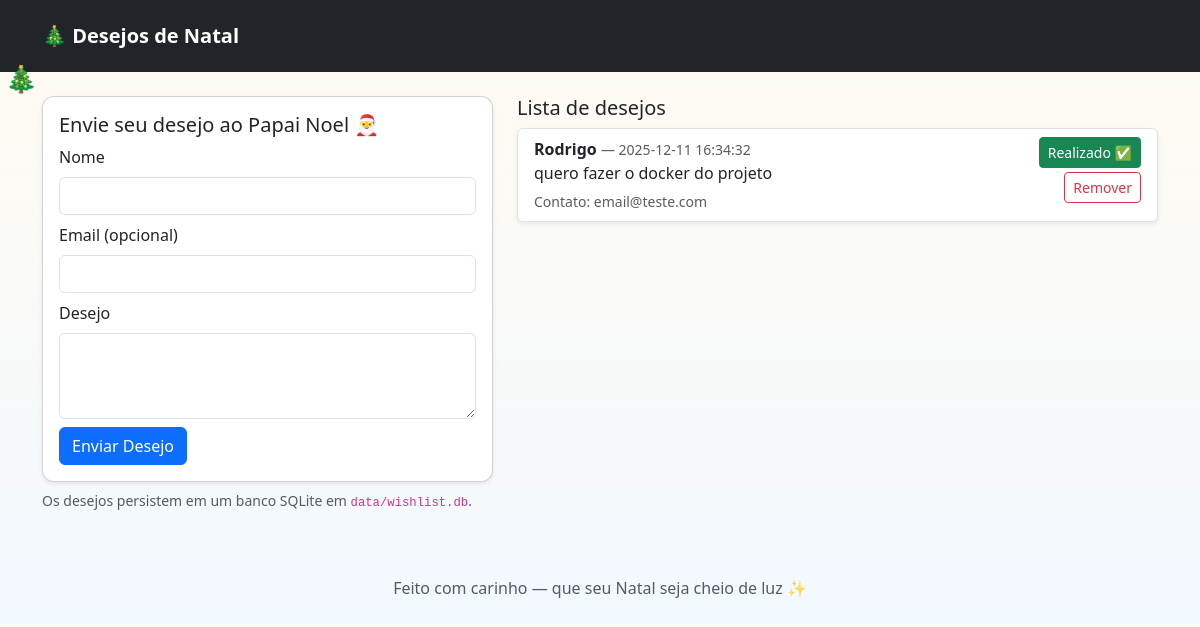
Before: / with the older database file.
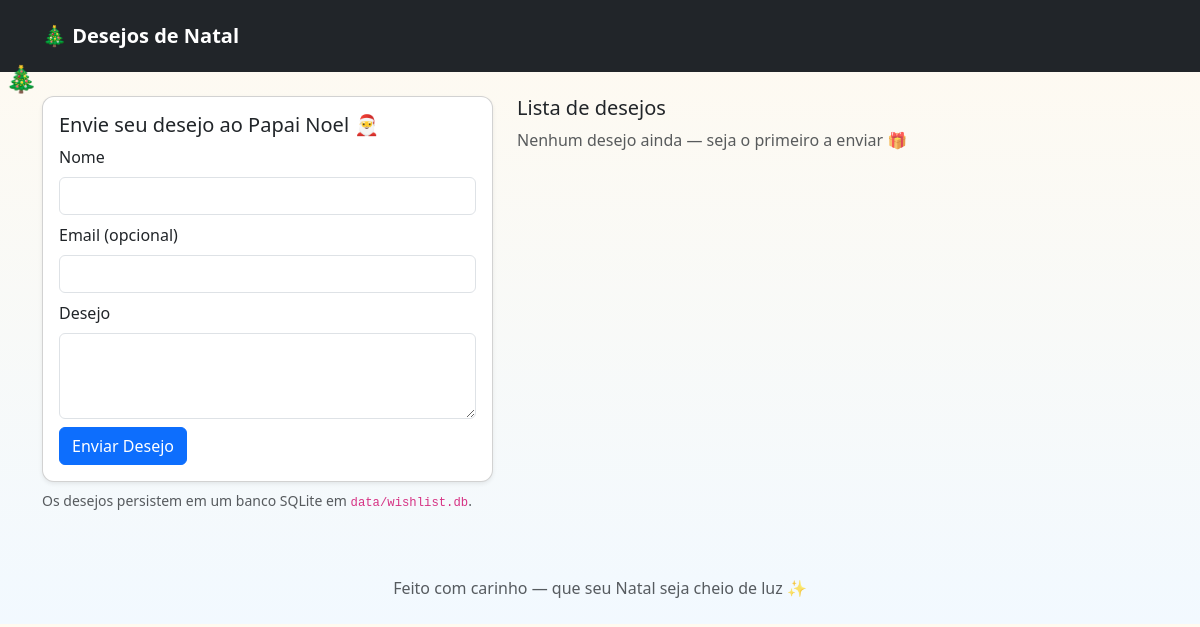
After: the same page with the newer database file.
### tables this page shows
CREATE TABLE wishes (
                id INTEGER PRIMARY KEY AUTOINCREMENT,
                name TEXT NOT NULL,
                email TEXT,
                wish_text TEXT NOT NULL,
                fulfilled INTEGER DEFAULT 0,
                created_at TIMESTAMP DEFAULT CURRENT_TIMESTAMP
            );

### app.py (the view)
@app.route("/", methods=["GET"])
def index():
    conn = get_db_connection()
    wishes = conn.execute("SELECT * FROM wishes ORDER BY created_at DESC").fetchall()
    conn.close()
    return render_template("index.html", wishes=wishes)

### app.py (called while the page is built)
def get_db_connection():
    conn = sqlite3.connect(DB_PATH)
    conn.row_factory = sqlite3.Row
    return conn

### templates/index.html
{% extends "base.html" %}
{% block content %}
  <div class="row">
    <div class="col-md-5">
      <div class="card shadow-sm">
        <div class="card-body">
          <h5 class="card-title">Envie seu desejo ao Papai Noel 🎅</h5>
          <form action="{{ url_for('add_wish') }}" method="post">
            <div class="mb-2">
              <label class="form-label">Nome</label>
              <input class="form-control" name="name" required />
            </div>
            <div class="mb-2">
              <label class="form-label">Email (opcional)</label>
              <input class="form-control" name="email" type="email" />
            </div>
            <div class="mb-2">
              <label class="form-label">Desejo</label>
              <textarea class="form-control" name="wish_text" rows="3" required></textarea>
            </div>
            <div class="d-flex gap-2">
              <button class="btn btn-primary">Enviar Desejo</button>
            </div>
          </form>
        </div>
      </div>
      <p class="mt-2 small text-muted">Os desejos persistem em um banco SQLite em <code>data/wishlist.db</code>.</p>
    </div>
    <div class="col-md-7">
      <h5>Lista de desejos</h5>
      {% if wishes %}
        <div class="list-group">
          {% for w in wishes %}
            <div class="list-group-item mb-2 shadow-sm">
              <div class="d-flex justify-content-between">
                <div>
                  <strong>{{ w['name']|e }}</strong>
                  <small class="text-muted"> — {{ w['created_at'] }}</small>
                  <p class="mb-1">{{ w['wish_text']|e }}</p>
                  {% if w['email'] %}
                    <small class="text-muted">Contato: {{ w['email']|e }}</small>
                  {% endif %}
                </div>
                <div class="text-end">
                  {% if w['fulfilled'] %}
                    <form method="post" action="{{ url_for('toggle_fulfilled', wish_id=w['id']) }}">
                      <button class="btn btn-sm btn-success mb-1">Realizado ✅</button>
                    </form>
                  {% else %}
                    <form method="post" action="{{ url_for('toggle_fulfilled', wish_id=w['id']) }}">
                      <button class="btn btn-sm btn-outline-success mb-1">Marcar como realizado</button>
                    </form>
                  {% endif %}
                  <form method="post" action="{{ url_for('delete_wish', wish_id=w['id']) }}" onsubmit="return confirm('Remover desejo?');">
                    <button class="btn btn-sm btn-outline-danger">Remover</button>
                  </form>
                </div>
              </div>
            </div>
          {% endfor %}
        </div>
      {% else %}
        <p class="text-muted">Nenhum desejo ainda — seja o primeiro a enviar 🎁</p>
      {% endif %}
    </div>
  </div>
{% endblock %}

### templates/base.html (shortened to what this page needs)
<!doctype html>
<html lang="pt-BR">
  <head>
    <link href="https://cdn.jsdelivr.net/npm/bootstrap@5.3.2/dist/css/bootstrap.min.css" rel="stylesheet">
    <link rel="stylesheet" href="{{ url_for('static', filename='style.css') }}">
  </head>
  <body>
    <nav class="navbar navbar-expand-lg navbar-dark bg-dark p-3">
      <div class="container">
        <a class="navbar-brand" href="{{ url_for('index') }}">🎄 Desejos de Natal</a>
      </div>
    </nav>
    <main class="container my-4">
      {% block content %}{% endblock %}
    </main>
    <footer class="text-center py-4 text-muted">
      Feito com carinho — que seu Natal seja cheio de luz ✨
    </footer>
  </body>
</html>

### static/style.css (style rules this page uses)
body { background: linear-gradient(180deg, #fffaf0 0%, #f2f9ff 100%); font-family: "Segoe UI", Roboto, Arial, sans-serif; }
.navbar-brand { font-weight: 700; }
.card { border-radius: 12px; }
.card::before { content: "🎄"; font-size: 26px; position: absolute; margin-left: -38px; margin-top: -38px; }

Changed rows visible on the page:
removed wishes: name "Rodrigo", created_at "2025-12-11 16:34:32", wish_text "quero fazer o docker do projeto", email "email@teste.com"
Other visible differences:
text now shown: "Nenhum desejo ainda — seja o primeiro a enviar 🎁"
